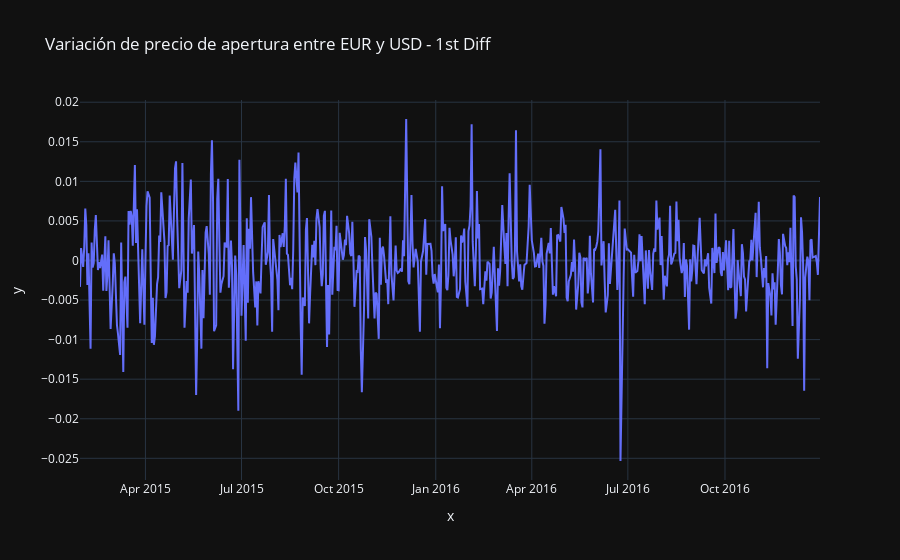

The cell this chart's notebook holds for it:
### Markdown cell above
### p-value menor a 0.05 significa que la hipótesis nula puede ser rechazada y esta serie puede ser tomada como estacionaria.

### Code cell
fig = px.line(df, x=exchange_rate_2.index, y=exchange_rate_2.open_bid_diff ,template = "plotly_dark",
              title = 'Variación de precio de apertura entre EUR y USD - 1st Diff')
fig.show()

### Figure 1 — Plotly figure (JSON) as saved in the notebook; plotly's stock layout.template omitted (floating-point values rounded to 4 significant figures; data arrays with more than 128 entries replaced by an {"elided": "..."} marker saying what was removed)
{"data": [{"hovertemplate": "x=%{x}<br>y=%{y}<extra></extra>", "legendgroup": "", "line": {"color": "#636efa", "dash": "solid"}, "marker": {"symbol": "circle"}, "mode": "lines", "name": "", "orientation": "v", "showlegend": false, "type": "scatter", "x": {"elided": "599 str values"}, "xaxis": "x", "y": {"elided": "599 float values"}, "yaxis": "y"}], "layout": {"legend": {"tracegroupgap": 0}, "title": {"text": "Variación de precio de apertura entre EUR y USD - 1st Diff"}, "xaxis": {"anchor": "y", "domain": [0, 1], "title": {"text": "x"}}, "yaxis": {"anchor": "x", "domain": [0, 1], "title": {"text": "y"}}}}
